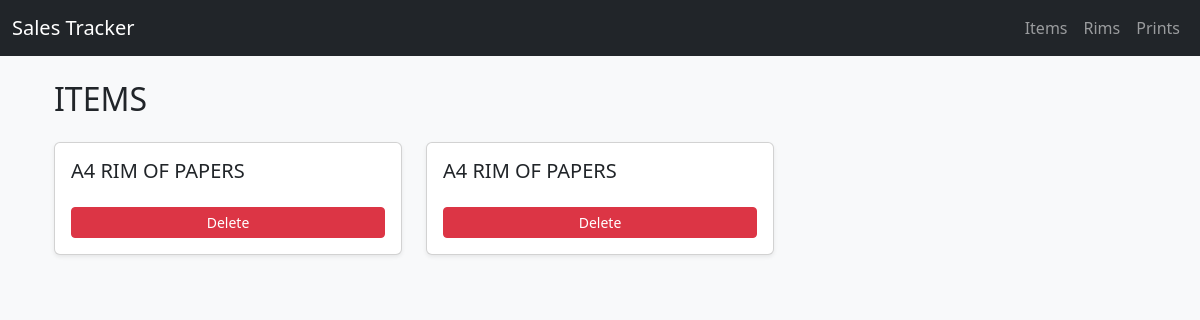
Before: /items/ with the older database file.
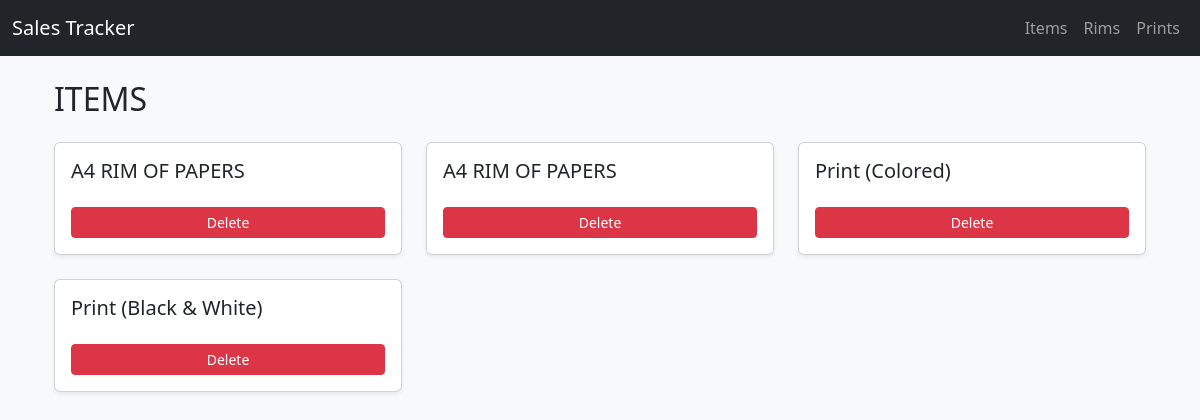
After: the same page with the newer database file.
### main/models.py (models this page shows, shortened)
class Item(models.Model):
    CHOICES = [
        ('product', 'Product'),
        ('service', 'Service'),
    ]
    name = models.CharField(max_length=100)
    category = models.CharField(max_length=100, choices=CHOICES, blank=True, null=True)
    unit = models.CharField(max_length=50, blank=True, null=True) # e.g., "pcs", "kg"
    price = models.IntegerField(blank=True, null=True)
    description = models.TextField(blank=True, null=True)

### main/views.py (the view)
# urls.py: path('items/', views.ItemListView.as_view(), name='items'),
class ItemListView(ListView):
    model = Item
    context_object_name = 'items'
    template_name = 'items/items.html'

### main/templates/items/items.html
{% extends '../main.html' %}
{% block content %}
<div class="container">
    <h2 class="mb-4 text-uppercase">Items</h2>
    {% if items %}
    <div class="row row-cols-1 row-cols-md-2 row-cols-lg-3 g-4">
        {% for item in items %}
        <div class="col">
            <div class="card shadow-sm h-100">
                <div class="card-body d-flex flex-column justify-content-between">
                    <h5 class="card-title">{{ item.name }}</h5>
                    <div class="mt-3">
                        <a href="{% url 'item-delete' item.id %}" class="btn btn-sm btn-danger w-100">Delete</a>
                    </div>
                </div>
            </div>
        </div>
        {% endfor %}
    </div>
    {% else %}
        <div class="alert alert-info text-center" role="alert">
            No items found. <a href="{% url 'item-create' %}" class="alert-link">Add one now</a>!
        </div>
    {% endif %}
</div>
{% endblock %}

Changed rows visible on the page:
added Item: name "Print (Colored)"
added Item: name "Print (Black & White)"
